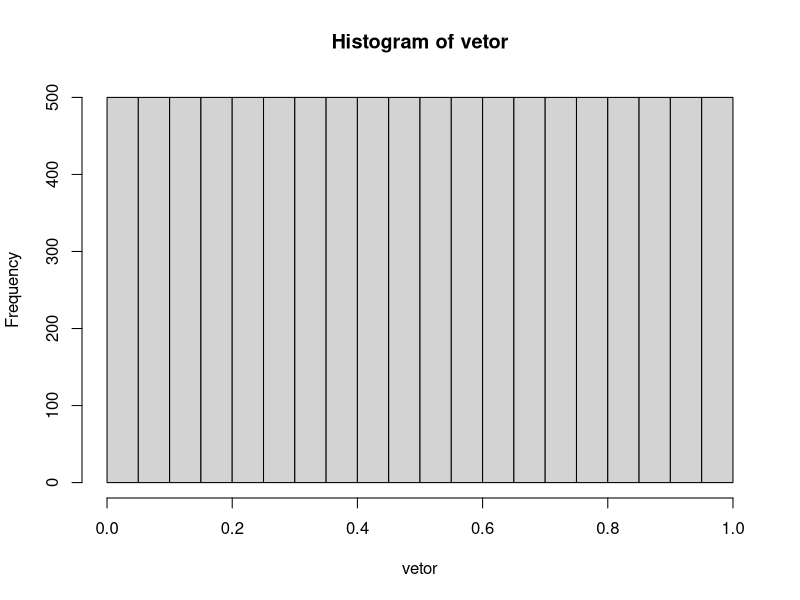
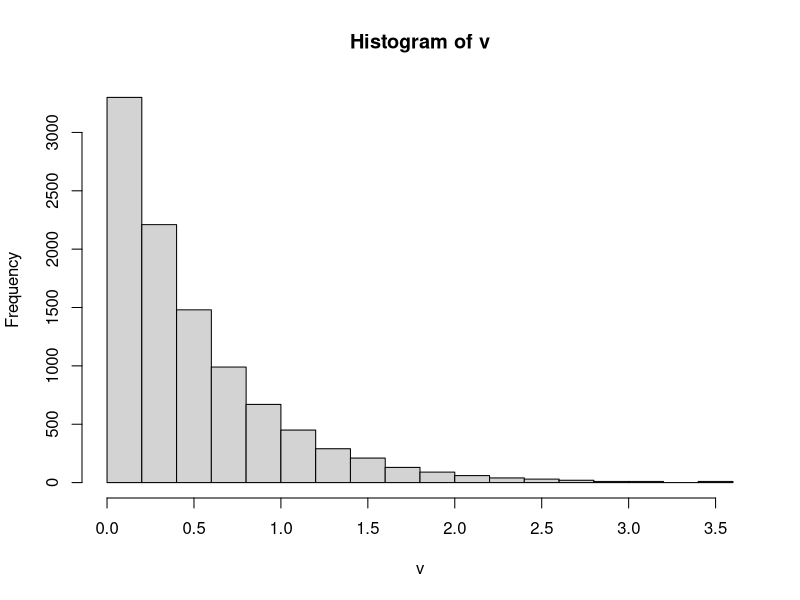

Recreate these plots in R, in order.
## ---- chunk 1
knitr::opts_chunk$set(echo = TRUE)
## ---- chunk 2
M = 5000
a = 1
c = 5
X_i = 1
vetor = c(X_i)

for(d in 2:10000) {

  X_i = (a * X_i + c)  %% M
  vetor = c(vetor, X_i)
}
vetor = vetor/M
hist(vetor)
## ---- chunk 3
v = -(log(1 - vetor)) / 2
hist(v)
